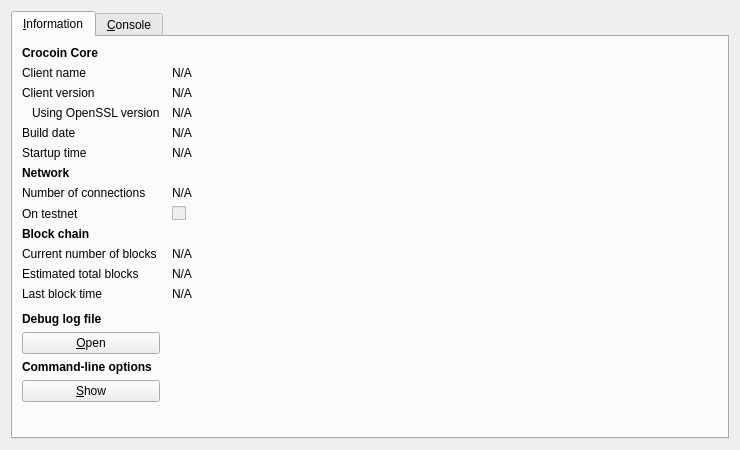
<?xml version="1.0" encoding="UTF-8"?>
<ui version="4.0">
 <class>RPCConsole</class>
 <widget class="QDialog" name="RPCConsole">
  <property name="geometry">
   <rect>
    <x>0</x>
    <y>0</y>
    <width>740</width>
    <height>450</height>
   </rect>
  </property>
  <property name="windowTitle">
   <string>Crocoin - Debug window</string>
  </property>
  <layout class="QVBoxLayout" name="verticalLayout_2">
   <item>
    <widget class="QTabWidget" name="tabWidget">
     <property name="currentIndex">
      <number>0</number>
     </property>
     <widget class="QWidget" name="tab_info">
      <attribute name="title">
       <string>&amp;Information</string>
      </attribute>
      <layout class="QGridLayout" name="gridLayout" columnstretch="0,1">
       <property name="horizontalSpacing">
        <number>12</number>
       </property>
       <item row="0" column="0">
        <widget class="QLabel" name="label_9">
         <property name="font">
          <font>
           <weight>75</weight>
           <bold>true</bold>
          </font>
         </property>
         <property name="text">
          <string>Crocoin Core</string>
         </property>
        </widget>
       </item>
       <item row="1" column="0">
        <widget class="QLabel" name="label_5">
         <property name="text">
          <string>Client name</string>
         </property>
        </widget>
       </item>
       <item row="1" column="1">
        <widget class="QLabel" name="clientName">
         <property name="cursor">
          <cursorShape>IBeamCursor</cursorShape>
         </property>
         <property name="text">
          <string>N/A</string>
         </property>
         <property name="textFormat">
          <enum>Qt::PlainText</enum>
         </property>
         <property name="textInteractionFlags">
          <set>Qt::LinksAccessibleByMouse|Qt::TextSelectableByKeyboard|Qt::TextSelectableByMouse</set>
         </property>
        </widget>
       </item>
       <item row="2" column="0">
        <widget class="QLabel" name="label_6">
         <property name="text">
          <string>Client version</string>
         </property>
        </widget>
       </item>
       <item row="2" column="1">
        <widget class="QLabel" name="clientVersion">
         <property name="cursor">
          <cursorShape>IBeamCursor</cursorShape>
         </property>
         <property name="text">
          <string>N/A</string>
         </property>
         <property name="textFormat">
          <enum>Qt::PlainText</enum>
         </property>
         <property name="textInteractionFlags">
          <set>Qt::LinksAccessibleByMouse|Qt::TextSelectableByKeyboard|Qt::TextSelectableByMouse</set>
         </property>
        </widget>
       </item>
       <item row="3" column="0">
        <widget class="QLabel" name="label_14">
         <property name="text">
          <string>Using OpenSSL version</string>
         </property>
         <property name="indent">
          <number>10</number>
         </property>
        </widget>
       </item>
       <item row="3" column="1">
        <widget class="QLabel" name="openSSLVersion">
         <property name="cursor">
          <cursorShape>IBeamCursor</cursorShape>
         </property>
         <property name="text">
          <string>N/A</string>
         </property>
         <property name="textFormat">
          <enum>Qt::PlainText</enum>
         </property>
         <property name="textInteractionFlags">
          <set>Qt::LinksAccessibleByMouse|Qt::TextSelectableByKeyboard|Qt::TextSelectableByMouse</set>
         </property>
        </widget>
       </item>
       <item row="4" column="0">
        <widget class="QLabel" name="label_12">
         <property name="text">
          <string>Build date</string>
         </property>
        </widget>
       </item>
       <item row="4" column="1">
        <widget class="QLabel" name="buildDate">
         <property name="cursor">
          <cursorShape>IBeamCursor</cursorShape>
         </property>
         <property name="text">
          <string>N/A</string>
         </property>
         <property name="textFormat">
          <enum>Qt::PlainText</enum>
         </property>
         <property name="textInteractionFlags">
          <set>Qt::LinksAccessibleByMouse|Qt::TextSelectableByKeyboard|Qt::TextSelectableByMouse</set>
         </property>
        </widget>
       </item>
       <item row="5" column="0">
        <widget class="QLabel" name="label_13">
         <property name="text">
          <string>Startup time</string>
         </property>
        </widget>
       </item>
       <item row="5" column="1">
        <widget class="QLabel" name="startupTime">
         <property name="cursor">
          <cursorShape>IBeamCursor</cursorShape>
         </property>
         <property name="text">
          <string>N/A</string>
         </property>
         <property name="textFormat">
          <enum>Qt::PlainText</enum>
         </property>
         <property name="textInteractionFlags">
          <set>Qt::LinksAccessibleByMouse|Qt::TextSelectableByKeyboard|Qt::TextSelectableByMouse</set>
         </property>
        </widget>
       </item>
       <item row="6" column="0">
        <widget class="QLabel" name="label_11">
         <property name="font">
          <font>
           <weight>75</weight>
           <bold>true</bold>
          </font>
         </property>
         <property name="text">
          <string>Network</string>
         </property>
        </widget>
       </item>
       <item row="7" column="0">
        <widget class="QLabel" name="label_7">
         <property name="text">
          <string>Number of connections</string>
         </property>
        </widget>
       </item>
       <item row="7" column="1">
        <widget class="QLabel" name="numberOfConnections">
         <property name="cursor">
          <cursorShape>IBeamCursor</cursorShape>
         </property>
         <property name="text">
          <string>N/A</string>
         </property>
         <property name="textFormat">
          <enum>Qt::PlainText</enum>
         </property>
         <property name="textInteractionFlags">
          <set>Qt::LinksAccessibleByMouse|Qt::TextSelectableByKeyboard|Qt::TextSelectableByMouse</set>
         </property>
        </widget>
       </item>
       <item row="8" column="0">
        <widget class="QLabel" name="label_8">
         <property name="text">
          <string>On testnet</string>
         </property>
        </widget>
       </item>
       <item row="8" column="1">
        <widget class="QCheckBox" name="isTestNet">
         <property name="enabled">
          <bool>false</bool>
         </property>
         <property name="text">
          <string/>
         </property>
        </widget>
       </item>
       <item row="9" column="0">
        <widget class="QLabel" name="label_10">
         <property name="font">
          <font>
           <weight>75</weight>
           <bold>true</bold>
          </font>
         </property>
         <property name="text">
          <string>Block chain</string>
         </property>
        </widget>
       </item>
       <item row="10" column="0">
        <widget class="QLabel" name="label_3">
         <property name="text">
          <string>Current number of blocks</string>
         </property>
        </widget>
       </item>
       <item row="10" column="1">
        <widget class="QLabel" name="numberOfBlocks">
         <property name="cursor">
          <cursorShape>IBeamCursor</cursorShape>
         </property>
         <property name="text">
          <string>N/A</string>
         </property>
         <property name="textFormat">
          <enum>Qt::PlainText</enum>
         </property>
         <property name="textInteractionFlags">
          <set>Qt::LinksAccessibleByMouse|Qt::TextSelectableByKeyboard|Qt::TextSelectableByMouse</set>
         </property>
        </widget>
       </item>
       <item row="11" column="0">
        <widget class="QLabel" name="label_4">
         <property name="text">
          <string>Estimated total blocks</string>
         </property>
        </widget>
       </item>
       <item row="11" column="1">
        <widget class="QLabel" name="totalBlocks">
         <property name="cursor">
          <cursorShape>IBeamCursor</cursorShape>
         </property>
         <property name="text">
          <string>N/A</string>
         </property>
         <property name="textFormat">
          <enum>Qt::PlainText</enum>
         </property>
         <property name="textInteractionFlags">
          <set>Qt::LinksAccessibleByMouse|Qt::TextSelectableByKeyboard|Qt::TextSelectableByMouse</set>
         </property>
        </widget>
       </item>
       <item row="12" column="0">
        <widget class="QLabel" name="label_2">
         <property name="text">
          <string>Last block time</string>
         </property>
        </widget>
       </item>
       <item row="12" column="1">
        <widget class="QLabel" name="lastBlockTime">
         <property name="cursor">
          <cursorShape>IBeamCursor</cursorShape>
         </property>
         <property name="text">
          <string>N/A</string>
         </property>
         <property name="textFormat">
          <enum>Qt::PlainText</enum>
         </property>
         <property name="textInteractionFlags">
          <set>Qt::LinksAccessibleByMouse|Qt::TextSelectableByKeyboard|Qt::TextSelectableByMouse</set>
         </property>
        </widget>
       </item>
       <item row="13" column="0">
        <spacer name="verticalSpacer_2">
         <property name="orientation">
          <enum>Qt::Vertical</enum>
         </property>
         <property name="sizeHint" stdset="0">
          <size>
           <width>20</width>
           <height>20</height>
          </size>
         </property>
        </spacer>
       </item>
       <item row="14" column="0">
        <widget class="QLabel" name="labelDebugLogfile">
         <property name="font">
          <font>
           <weight>75</weight>
           <bold>true</bold>
          </font>
         </property>
         <property name="text">
          <string>Debug log file</string>
         </property>
        </widget>
       </item>
       <item row="15" column="0">
        <widget class="QPushButton" name="openDebugLogfileButton">
         <property name="toolTip">
          <string>Open the Crocoin debug log file from the current data directory. This can take a few seconds for large log files.</string>
         </property>
         <property name="text">
          <string>&amp;Open</string>
         </property>
         <property name="autoDefault">
          <bool>false</bool>
         </property>
        </widget>
       </item>
       <item row="16" column="0">
        <widget class="QLabel" name="labelCLOptions">
         <property name="font">
          <font>
           <weight>75</weight>
           <bold>true</bold>
          </font>
         </property>
         <property name="text">
          <string>Command-line options</string>
         </property>
        </widget>
       </item>
       <item row="17" column="0">
        <widget class="QPushButton" name="showCLOptionsButton">
         <property name="toolTip">
          <string>Show the Crocoin-Qt help message to get a list with possible Crocoin command-line options.</string>
         </property>
         <property name="text">
          <string>&amp;Show</string>
         </property>
         <property name="autoDefault">
          <bool>false</bool>
         </property>
        </widget>
       </item>
       <item row="18" column="0">
        <spacer name="verticalSpacer">
         <property name="orientation">
          <enum>Qt::Vertical</enum>
         </property>
         <property name="sizeHint" stdset="0">
          <size>
           <width>20</width>
           <height>40</height>
          </size>
         </property>
        </spacer>
       </item>
      </layout>
     </widget>
     <widget class="QWidget" name="tab_console">
      <attribute name="title">
       <string>&amp;Console</string>
      </attribute>
      <layout class="QVBoxLayout" name="verticalLayout_3">
       <property name="spacing">
        <number>3</number>
       </property>
       <item>
        <widget class="QTextEdit" name="messagesWidget">
         <property name="minimumSize">
          <size>
           <width>0</width>
           <height>100</height>
          </size>
         </property>
         <property name="readOnly">
          <bool>true</bool>
         </property>
         <property name="tabKeyNavigation" stdset="0">
          <bool>false</bool>
         </property>
         <property name="columnCount" stdset="0">
          <number>2</number>
         </property>
        </widget>
       </item>
       <item>
        <layout class="QHBoxLayout" name="horizontalLayout">
         <property name="spacing">
          <number>3</number>
         </property>
         <item>
          <widget class="QLabel" name="label">
           <property name="text">
            <string notr="true">&gt;</string>
           </property>
          </widget>
         </item>
         <item>
          <widget class="QLineEdit" name="lineEdit"/>
         </item>
         <item>
          <widget class="QPushButton" name="clearButton">
           <property name="maximumSize">
            <size>
             <width>24</width>
             <height>24</height>
            </size>
           </property>
           <property name="toolTip">
            <string>Clear console</string>
           </property>
           <property name="text">
            <string/>
           </property>
           <property name="icon">
            <iconset resource="../bitcoin.qrc">
             <normaloff>:/icons/remove</normaloff>:/icons/remove</iconset>
           </property>
           <property name="shortcut">
            <string notr="true">Ctrl+L</string>
           </property>
           <property name="autoDefault">
            <bool>false</bool>
           </property>
          </widget>
         </item>
        </layout>
       </item>
      </layout>
     </widget>
    </widget>
   </item>
  </layout>
 </widget>
 <resources>
  <include location="../bitcoin.qrc"/>
 </resources>
 <connections/>
</ui>
